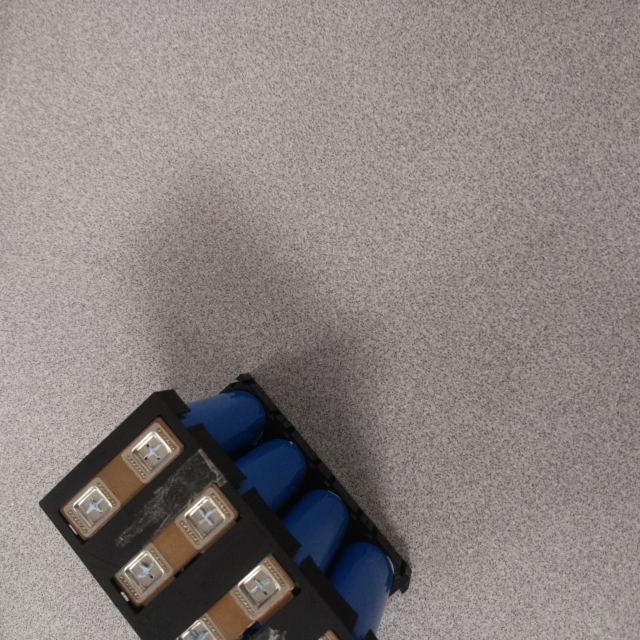
#> input picture Test Photos/Test Photos/Phototaking/39.jpg, 640 x 640 px
$ jupyter execute main.ipynb
#> lines starting #> are read from the running program, lines starting #| are printed output that depends on the picture
This code imports necessary libraries for image processing and clustering analysis using scikit-learn.

    cv2 is the OpenCV library for computer vision and image processing.
    matplotlib.pyplot is a plotting library for visualizing images and segmentation.
    numpy is a library for scientific computing and array operations.
    sklearn.cluster is a module from scikit-learn that provides clustering algorithms.

Overall, this code sets up the necessary tools for image segmentation using clustering algorithms.

### Imports

[cell 1]
import cv2
import matplotlib.pyplot as plt
import numpy as np

from sklearn import cluster

### MAIN ALGORITHM

[cell 2]
def locatePattern(imagePath, templatePath= 'template.jpg'):

    # Read in the image and the template
#> called with templatePath = 'template.jpg'
    image = cv2.imread(imagePath, cv2.IMREAD_GRAYSCALE)
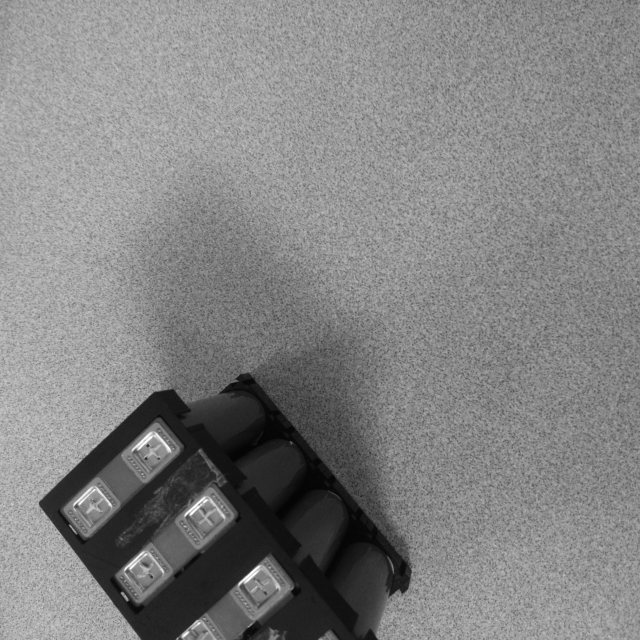
#> image: shape (640, 640); min 4, max 255, mean 130.3
    template = cv2.imread(templatePath, cv2.IMREAD_GRAYSCALE)
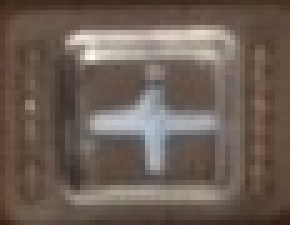
#> input picture template.jpg, 58 x 45 px (shown 5 times larger)
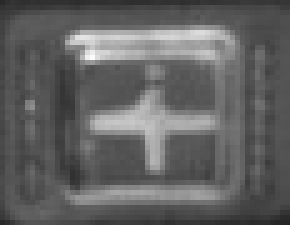
#> template: shape (45, 58) (shown 5 times larger); min 36, max 251, mean 98.1

    # Make sure the image and template were read successfully
    assert image is not None, "image file could not be read, check with os.path.exists()"
    assert template is not None, "template file could not be read, check with os.path.exists()"

    # Match the template to the image using cv2.matchTemplate()
    img = cv2.matchTemplate(image, template, cv2.TM_CCOEFF)
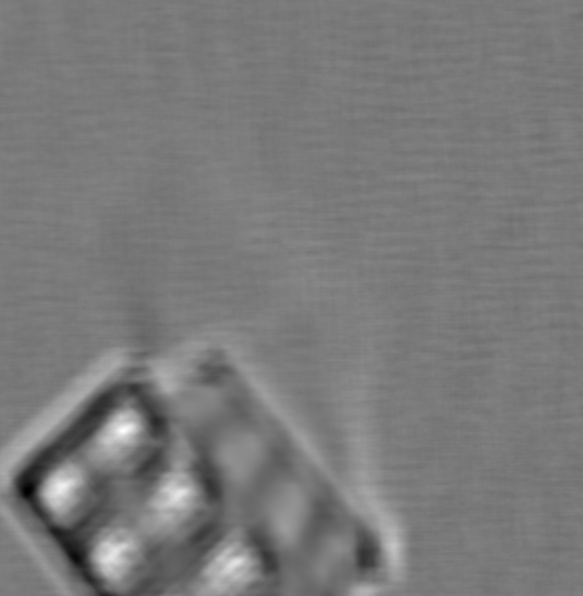
#> img: shape (596, 583) float32; min -2011064.6, max 2189761.8, mean 2964.6; drawn with min black and max white

    # Normalize the result to be between 0 and 1
    img = (img - img.min()) / (img.max() - img.min())

    # Threshold the image to only keep values above a certain threshold
    img = img * (0.7 < img)
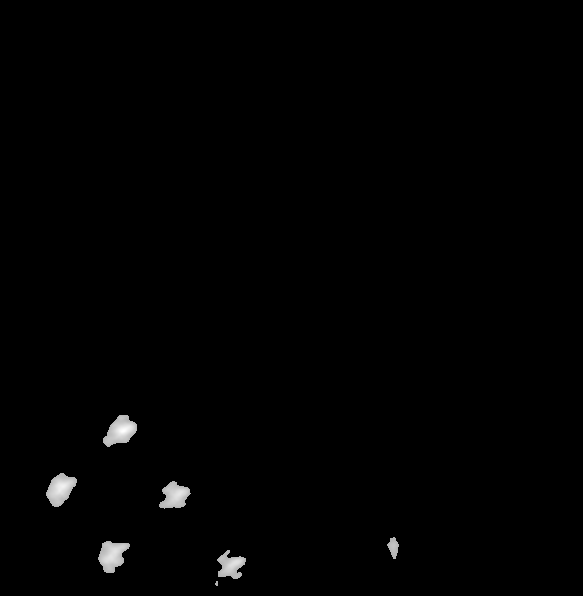
#> img: shape (596, 583) float32; min 0, max 1, mean 0.0073

    # Cluster the remaining points to find the locations of the pattern
    cor = np.dstack(np.unravel_index(np.flip(img.ravel().argsort()), img.shape)) + np.array(template.shape) / 2
#> cor = 347468 pairs, first value 22.5 to 617.5, second value 29 to 611
    cor = cor[0,:1000]
#> cor = 1000 pairs, first value 445.5 to 592.5, second value 79 to 270
    cor = cluster.KMeans(n_clusters= 8, n_init= 10).fit(cor).cluster_centers_.astype(int)
#> cor = [[580, 138], [516, 205], [513, 85], [586, 262], [454, 148], [506, 93], [450, 156], [572, 144]]

    # Return the coordinates of the clustered points
    return cor


def drawPoints(imagePath, cordinates):
    # Read in the image
    image = cv2.imread(imagePath, cv2.IMREAD_GRAYSCALE)

    # Make sure the image was read successfully
    assert image is not None, "image file could not be read, check with os.path.exists()"

    # Set up colors and legends for plotting
    colors = ['red', 'green', 'blue', 'yellow', 'orange', 'purple', 'violet', 'black']
    legends = ['p1', 'p2', 'p3', 'p4', 'p5', 'p6', 'p7', 'p8']

    # Plot the image and scatter the points on top of it
    plt.figure(figsize=[20, 15])
    plt.imshow(image, cmap='gray')

    for c, (y, x) in zip(colors, cordinates):
        plt.scatter(y=y, x=x, c=c)

    # Add a legend and show the plot
    plt.legend(legends)
    plt.show()

[cell 3]
# Set the path to the input image and the template image
imagePath = './Test Photos/Test Photos/Phototaking/39.jpg'  # path to the input image
templatePath = 'template.jpg'  # path to the template image

[cell 4]
# Call the locatePattern function to find the coordinates of the pattern in the image
cordinates = locatePattern(imagePath=imagePath)
#> cordinates has the same summary as cor in locatePattern

# Print the coordinates to the console
print(cordinates)
#| [[580 138]
#|  [516 205]
#|  [513  85]
#|  [586 262]
#|  [454 148]
#|  [506  93]
#|  [450 156]
#|  [572 144]]

### Function Call

[cell 5]
# Call the drawPoints function to plot the coordinates on the input image
drawPoints(imagePath=imagePath, cordinates=cordinates)
#> the loop in drawPoints, `for c, (y, x) in zip(colors, cordinates):` made 8 passes
#> in drawPoints, `plt.show()`:
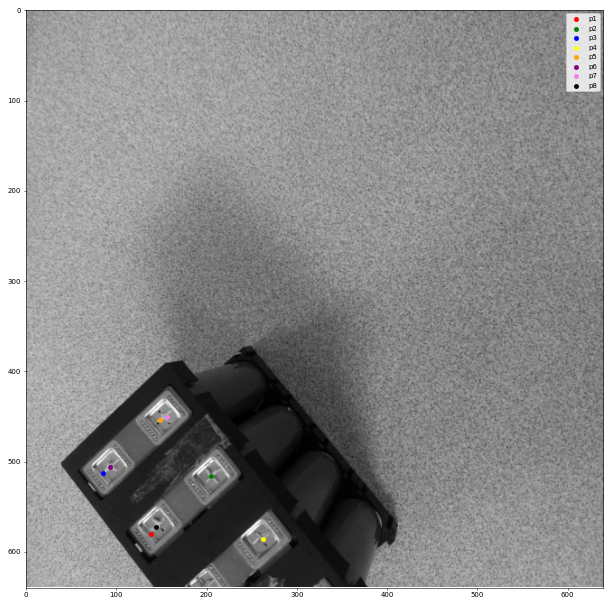
#> figure drawn by matplotlib, 1 panel
